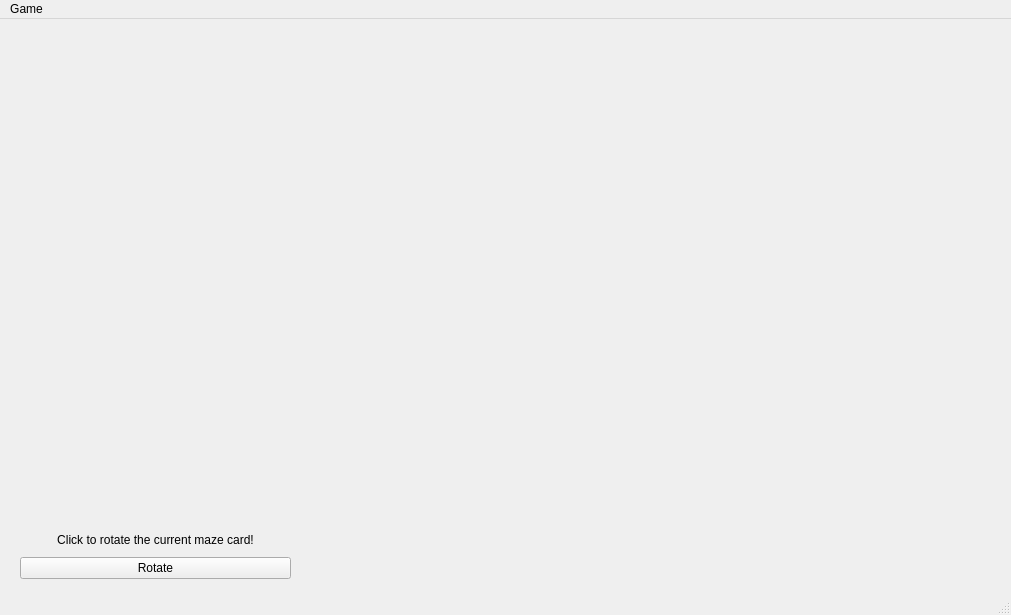
<?xml version="1.0" encoding="UTF-8"?>
<ui version="4.0">
 <class>GameWindow</class>
 <widget class="QMainWindow" name="GameWindow">
  <property name="geometry">
   <rect>
    <x>0</x>
    <y>0</y>
    <width>1011</width>
    <height>615</height>
   </rect>
  </property>
  <property name="windowTitle">
   <string>MainWindow</string>
  </property>
  <widget class="QWidget" name="centralwidget">
   <widget class="QWidget" name="gridLayoutWidget">
    <property name="geometry">
     <rect>
      <x>300</x>
      <y>10</y>
      <width>571</width>
      <height>551</height>
     </rect>
    </property>
    <layout class="QGridLayout" name="board">
     <property name="sizeConstraint">
      <enum>QLayout::SetNoConstraint</enum>
     </property>
     <property name="spacing">
      <number>0</number>
     </property>
    </layout>
   </widget>
   <widget class="QWidget" name="verticalLayoutWidget">
    <property name="geometry">
     <rect>
      <x>20</x>
      <y>10</y>
      <width>271</width>
      <height>371</height>
     </rect>
    </property>
    <layout class="QVBoxLayout" name="players">
     <property name="spacing">
      <number>0</number>
     </property>
     <property name="sizeConstraint">
      <enum>QLayout::SetNoConstraint</enum>
     </property>
    </layout>
   </widget>
   <widget class="QWidget" name="layoutWidget">
    <property name="geometry">
     <rect>
      <x>20</x>
      <y>510</y>
      <width>271</width>
      <height>51</height>
     </rect>
    </property>
    <layout class="QVBoxLayout" name="verticalLayout">
     <property name="sizeConstraint">
      <enum>QLayout::SetDefaultConstraint</enum>
     </property>
     <item>
      <widget class="QLabel" name="label">
       <property name="enabled">
        <bool>true</bool>
       </property>
       <property name="sizePolicy">
        <sizepolicy hsizetype="Preferred" vsizetype="Preferred">
         <horstretch>0</horstretch>
         <verstretch>0</verstretch>
        </sizepolicy>
       </property>
       <property name="maximumSize">
        <size>
         <width>16777215</width>
         <height>20</height>
        </size>
       </property>
       <property name="text">
        <string>Click to rotate the current maze card!</string>
       </property>
       <property name="alignment">
        <set>Qt::AlignCenter</set>
       </property>
      </widget>
     </item>
     <item>
      <widget class="QPushButton" name="rotate">
       <property name="text">
        <string>Rotate</string>
       </property>
      </widget>
     </item>
    </layout>
   </widget>
   <widget class="QWidget" name="verticalLayoutWidget_2">
    <property name="geometry">
     <rect>
      <x>110</x>
      <y>410</y>
      <width>91</width>
      <height>80</height>
     </rect>
    </property>
    <layout class="QVBoxLayout" name="currentMazeCard"/>
   </widget>
   <widget class="QWidget" name="verticalLayoutWidget_3">
    <property name="geometry">
     <rect>
      <x>880</x>
      <y>10</y>
      <width>121</width>
      <height>551</height>
     </rect>
    </property>
    <layout class="QVBoxLayout" name="objectives"/>
   </widget>
  </widget>
  <widget class="QMenuBar" name="menubar">
   <property name="geometry">
    <rect>
     <x>0</x>
     <y>0</y>
     <width>1011</width>
     <height>22</height>
    </rect>
   </property>
   <widget class="QMenu" name="menuGame">
    <property name="title">
     <string>Game</string>
    </property>
   </widget>
   <addaction name="menuGame"/>
  </widget>
  <widget class="QStatusBar" name="statusbar"/>
 </widget>
 <resources/>
 <connections/>
</ui>
